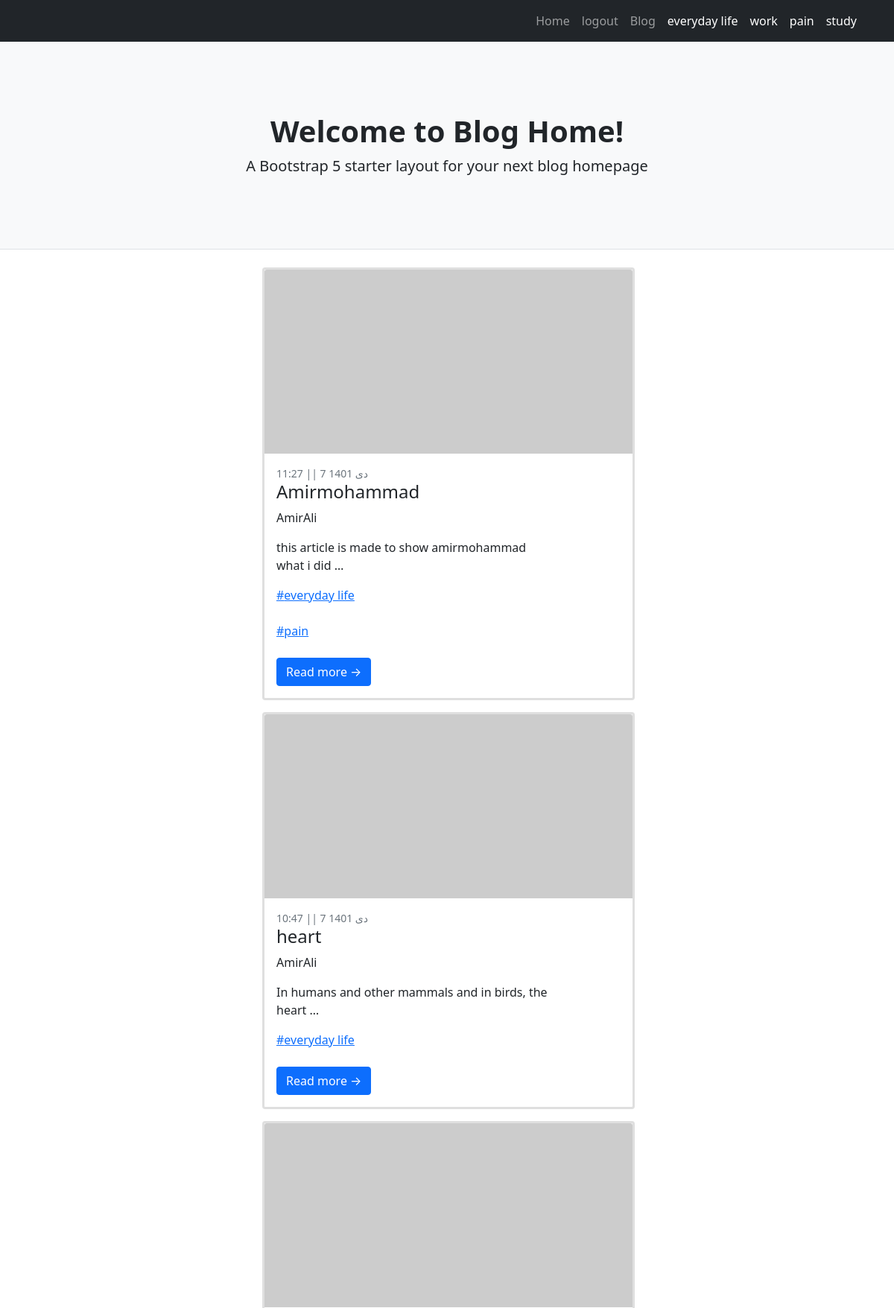
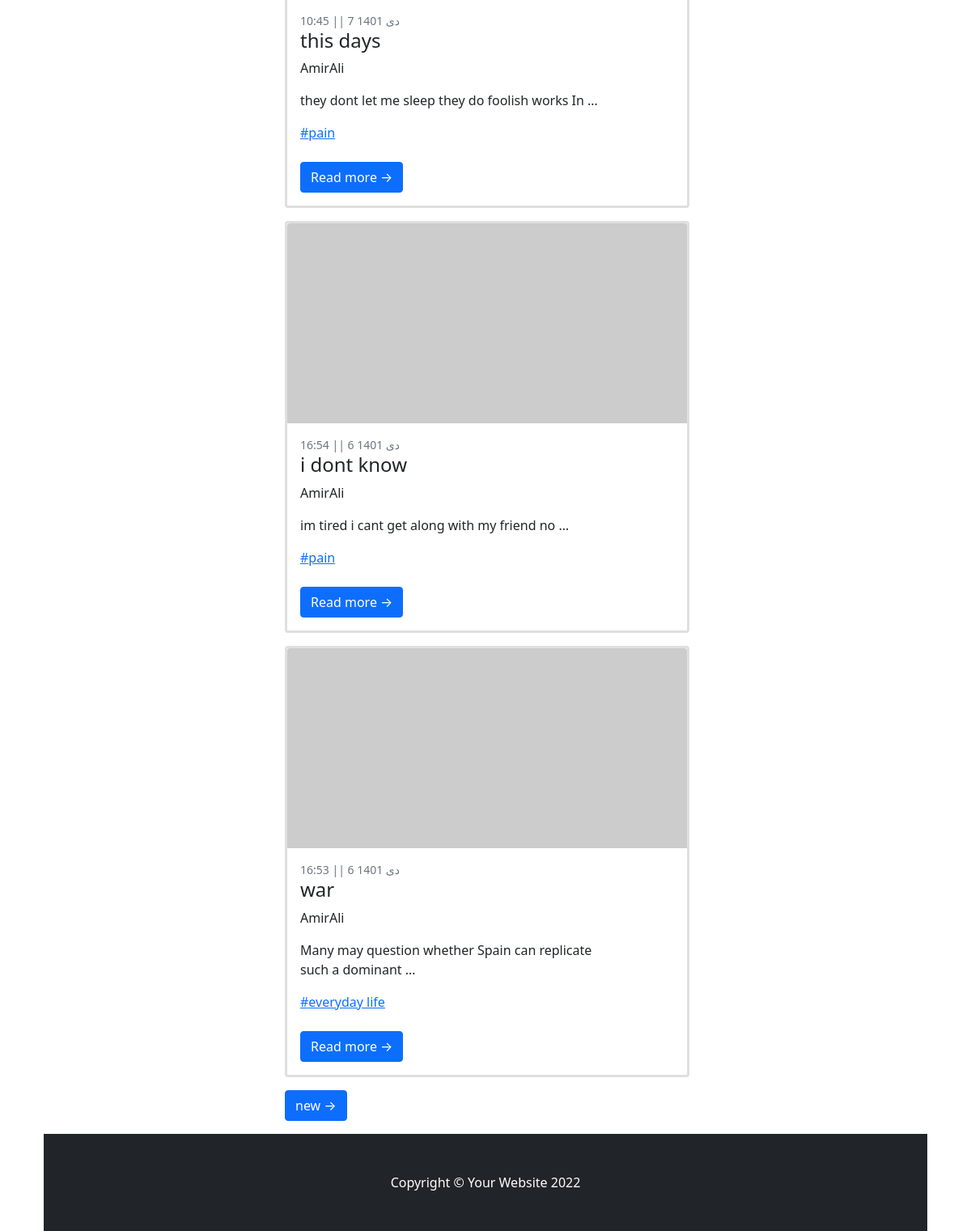
The app's page /, older data (2 pictures, top to bottom).
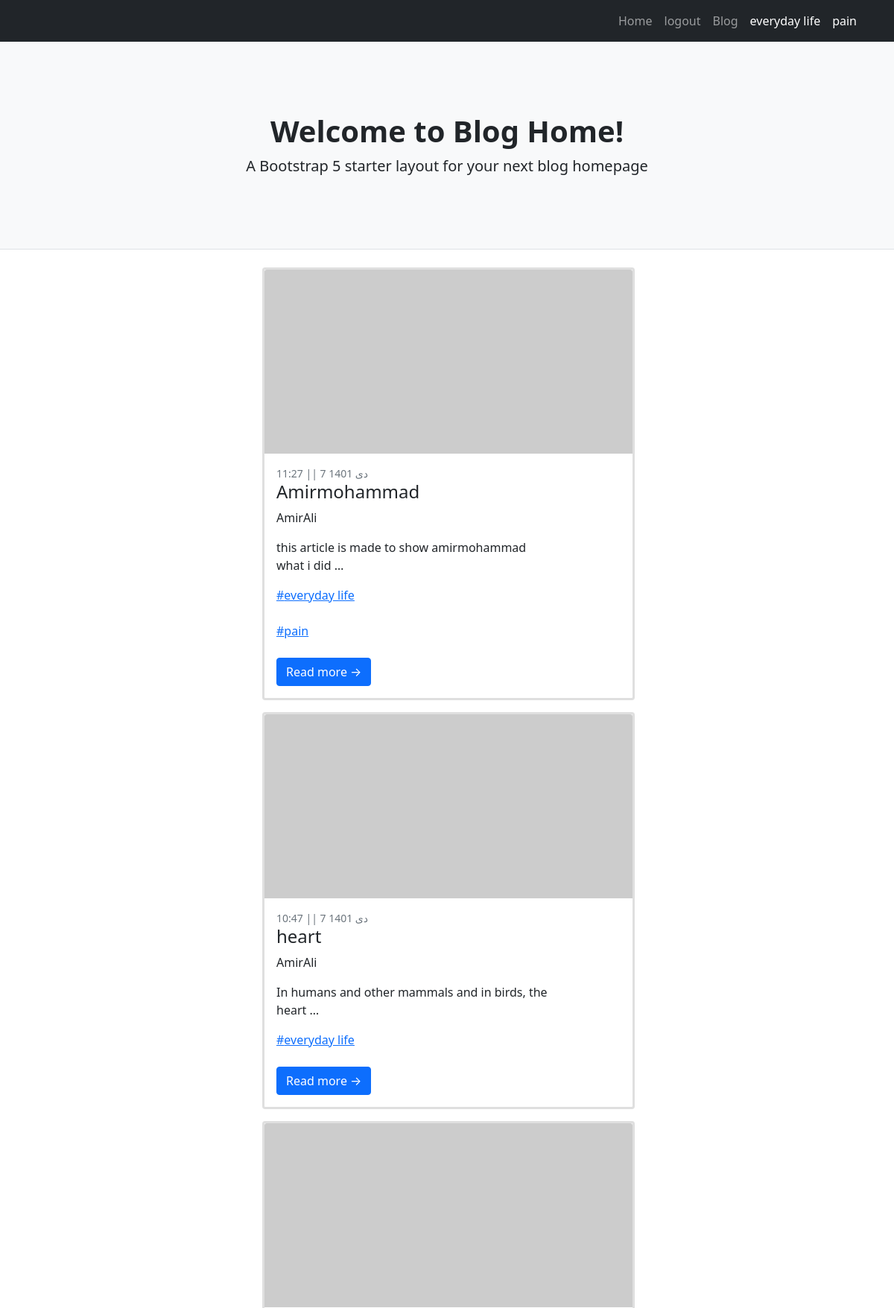
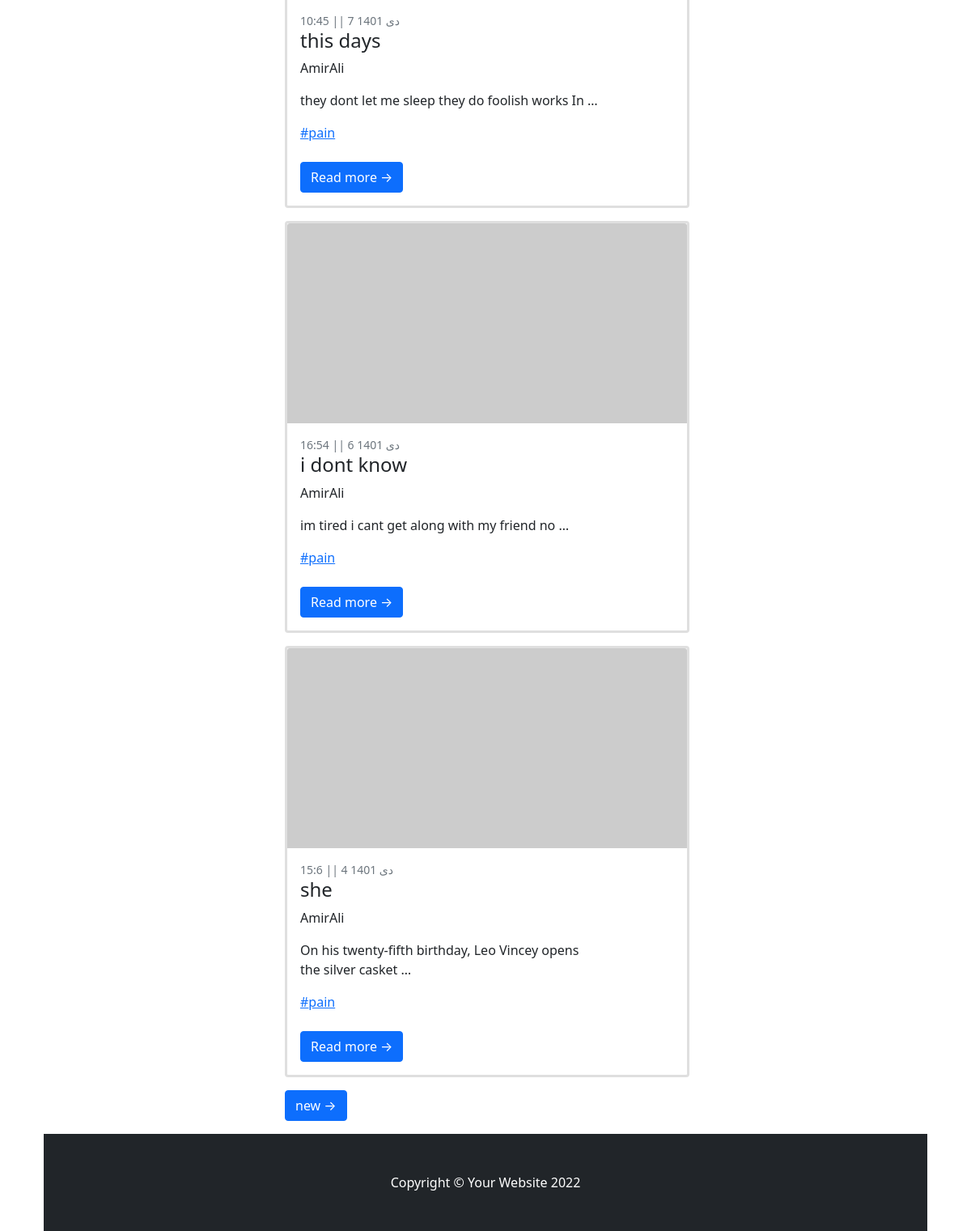
The same page, newer data (2 pictures, top to bottom).
### blog/models.py (models this page shows, shortened)
class Category(models.Model):
    parent = models.ForeignKey("self",default=None,null=True,blank=True,on_delete=models.SET_NULL,related_name='children')
    title = models.CharField(max_length=200)
    slug = models.SlugField(max_length=100,unique=True)
    status = models.BooleanField(default=True,verbose_name="show")
    position = models.IntegerField(verbose_name="order")
    class Meta:
        ordering = ['parent__id','position']
    objects = categorytManager()

class Article(models.Model):
    STATUS_CHOICES=(
        ('d','draft'),
        ("p",'publish')
    )
    creator = models.ForeignKey(User,on_delete=models.SET_NULL,null=True)
    title = models.CharField(max_length=200)
    slug = models.SlugField(max_length=100,unique=True)
    category = models.ManyToManyField(Category,related_name="post_of_category")
    descriptions = models.TextField()
    publish= models.DateTimeField(default=timezone.now)
    created = models.DateTimeField(auto_now_add=True)
    updated = models.DateTimeField(auto_now=True)
    status = models.CharField(max_length=1,choices=STATUS_CHOICES)
    class Meta:
        ordering = ["-publish"]
    def jalali_get_publish(self):
         return jalali_converter(self.publish)
    jalali_get_publish.short_description = "date published"
    objects = PostManager()

### blog/views.py (the view)
# urls.py: path('',home.as_view(),name="home"),
class home(ListView):
    queryset = Article.objects.published()
    paginate_by = 5

### blog/models.py (called while the page is built)
    def active(self):
        return self.filter(status=True)

### blog/templatetags/base_tag.py (called while the page is built)
@register.inclusion_tag("blog/partial/navbar_tag.html")
def category_navbar():
    return {"category":Category.objects.filter(status = True)}

### extensions/jalali.py (called while the page is built)
    def persian_tuple(self):
        return self.persian_year, self.persian_month, self.persian_day

### extensions/utils.py (called while the page is built)
def jalali_converter(date):
    date_to_str = "{},{},{}".format(date.year,date.month,date.day)
    date_to_tuple = jalali.Gregorian(date_to_str).persian_tuple()
    date_to_list = list(date_to_tuple)
    for index , month in enumerate(ir_month):
        if date_to_list[1] == index+1:
            date_to_list[1]= month
            break
    output = f" ||  {date_to_list[2]} {date_to_list[1]} {date_to_list[0]}"
    output2 = f"    {date.hour}:{date.minute} "
    retu = [output,output2]
    return retu[1] + retu[0]

### blog/templates/blog/article_list.html (shortened to what this page needs)
{%extends 'blog/base_list.html'%}
{%block url_next%}
    {% url "blog:home"  page_obj.next_page_number%}      {% comment %} این یو ار ال برای هوم  است {% endcomment %}
{%endblock%}

### blog/templates/blog/base_list.html (shortened to what this page needs)
{%extends "blog/base.html"%}
{%block main%}
        <div class="container">
            <div class="row">
                <div class="col-lg-8">
                  {%for post in object_list%}
                  <div class="card mb-3">
                      <a href="#!"><img class="card-img-top" src="https://dummyimage.com/700x350/dee2e6/6c757d.jpg" alt="..." /></a>
                      <div class="card-body">
                          <div class="small text-muted">{{post.jalali_get_publish}}</div>
                          <h2 class="card-title h4">{{post.title}}</h2>
                          <p class="card-text">{{post.creator.first_name}}</p>
                          <p class="card-text">{{post.descriptions | truncatewords:10}}</p>
                            {%for cat in post.category.active%}
                            <a href='{%url "blog:category" cat.slug%}'><p class="card-text">#{{cat.title}}</p></a> <br>
                            {%endfor%}
                          <a class="btn btn-primary" href="{%url 'blog:Details' post.slug%}">Read more →</a>
                      </div>
                  </div>
                  {%endfor%}
                {% if page_obj.has_next %}
                    <a class="btn btn-primary mb-3" href="{%block url_next%}{%endblock%}"> new &rarr;</a>
                {% endif %}
            </div>
        </div>
{%endblock%}

### blog/templates/blog/partial/navbar_tag.html (shortened to what this page needs)
<div class="collapse navbar-collapse" id="navbarSupportedContent">
    <ul class="navbar-nav ms-auto mb-2 mb-lg-0">
        <li class="nav-item"><a class="nav-link" href="{%url 'blog:home'%}">Home</a></li>
        <li class="nav-item"><a class="nav-link" href="{%url 'account:logout_user' %}">logout</a></li>
        <li class="nav-item"><a class="nav-link" aria-current="page" href="{%url "blog:home"%}">Blog</a></li>
        {%for cat in category%}
            {%if cat.parent == None%}
                <li class="nav-item">
                    <a class="nav-link active" aria-current="page" href="{%url "blog:category" cat.slug %}">{{cat.title}}</a>
                </li>
            {%endif%}
        {%endfor%}
    </ul>
</div>

Row changes from the older to the newer data that the page shows:
no longer on this page (row edited): Category: title "work"
no longer on this page (row edited): Category: title "study"
no longer on this page (row edited): Article: jalali_get_publish "16:53 || 6 دی 1401", title "war", creator.first_name "AmirAli", descriptions "Many may question whether Spain can replicate such a dominant …", Category (title "everyday life")
now on this page (row unchanged): Article: jalali_get_publish "15:6 || 4 دی 1401", title "she", creator.first_name "AmirAli", descriptions "On his twenty-fifth birthday, Leo Vincey opens the silver casket …", Category (title "pain")
